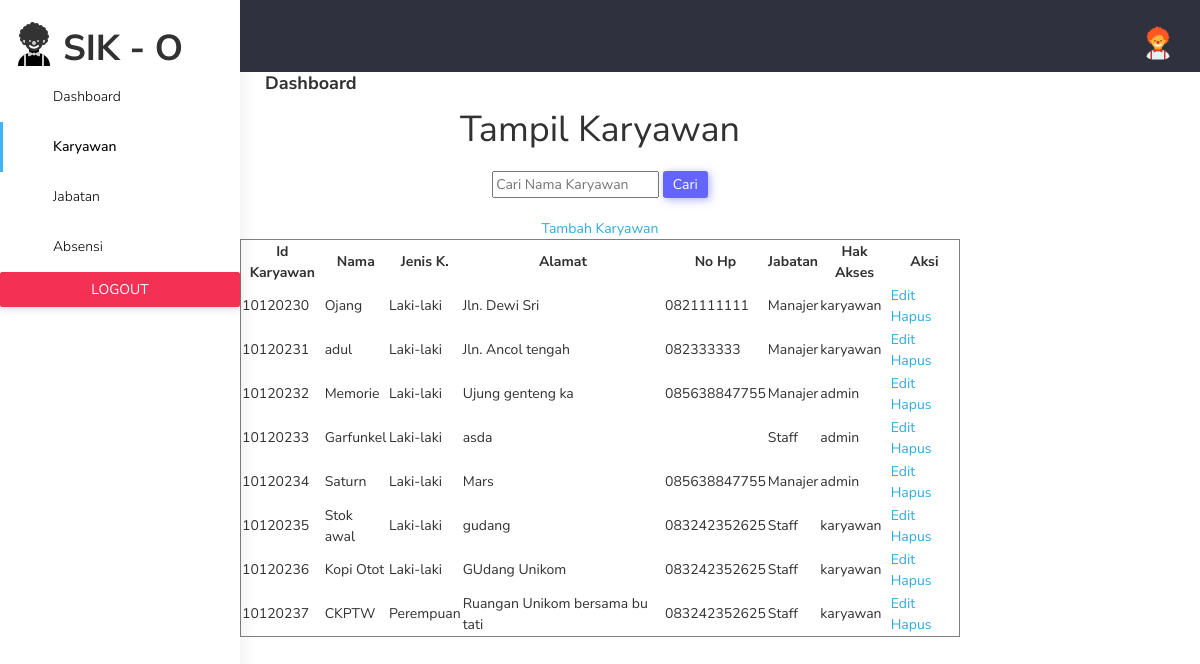
Page /karyawan.php on the committed database.
### tables this page shows
CREATE TABLE `karyawan` (
  `id_karyawan` varchar(13) NOT NULL,
  `nama` varchar(50) NOT NULL,
  `jk` enum('Laki-laki','Perempuan') NOT NULL,
  `alamat` text NOT NULL,
  `no_hp` varchar(13) NOT NULL,
  `pass` varchar(100) NOT NULL,
  `kd_jabatan` varchar(10) NOT NULL,
  `id_pengguna` int(3) NOT NULL
);

CREATE TABLE `jabatan` (
  `kd_jabatan` varchar(10) NOT NULL,
  `nama_jabatan` varchar(50) NOT NULL,
  `jadwal_masuk` time NOT NULL,
  `jadwal_keluar` time NOT NULL
);

CREATE TABLE `pengguna` (
  `id_pengguna` int(1) NOT NULL,
  `nama_pengguna` varchar(50) NOT NULL
);

### karyawan.php (the view, shortened to what this page needs)
<?php
    include_once('functions.php');
?>
<!DOCTYPE html>
<html lang="en">
<head>
    <link href="plugins/bower_components/chartist/dist/chartist.min.css" rel="stylesheet">
    <link rel="stylesheet" href="plugins/bower_components/chartist-plugin-tooltips/dist/chartist-plugin-tooltip.css">
    <link href="css/style.min.css" rel="stylesheet">
</head>
<body>
        <?= tbSb($_SESSION["nama"])?>
    <center>
    <h1>Tampil Karyawan</h1>
    <?= searchBar('karyawan','Nama Karyawan');?>
    <a href="tambah_karyawan.php">Tambah Karyawan</a>
    <table border='1' width="60%">
        <tr align="center">
            <th>Id Karyawan</th>
            <th>Nama</th>
            <th>Jenis K.</th>
            <th>Alamat</th>
            <th>No Hp</th>
            <th>Jabatan</th>
            <th>Hak Akses</th>
            <th>Aksi</th>
        </tr>
        <?php
        if(isset($_POST["submit"])) {
            $db = dbConnect();
            if($db->connect_errno==0) {
                $cari = $db->escape_string($_POST["search_name"]);
                $res = $db->query("SELECT * FROM karyawan JOIN jabatan ON karyawan.kd_jabatan=jabatan.kd_jabatan JOIN pengguna ON karyawan.id_pengguna=pengguna.id_pengguna
                                    WHERE karyawan.nama LIKE '%$cari%'");
                $data = $res->fetch_all(MYSQLI_ASSOC);
                if($res->num_rows>0) {
                    foreach($data as $barisData) {
                    ?>
                        <tr>
                            <center>
                            <td><?= $barisData["id_karyawan"]?></td>
                            <td><?= $barisData["nama"]?></td>
                            <td><?= $barisData["jk"]?></td>
                            <td><?= $barisData["alamat"]?></td>
                            <td><?= $barisData["no_hp"]?></td>
                            <td><?= $barisData["nama_jabatan"]?></td>
                            <td><?= $barisData["nama_pengguna"]?></td>
                            </center>
                            <td>
                                <center>
                                    <a href="edit_karyawan.php?id_karyawan=<?= $barisData['id_karyawan']?>">Edit</a> ||
                                    <a href="karyawan.php?id_karyawan_hapus=<?= $barisData['id_karyawan']?>">Hapus</a>
                                </center>
                            </td>
                        </tr>
                    <?php
                    }
                } else {
                 ?>
                    <h2>Nama '<?=$cari?>' Tidak Ditemukan</h2>
                <?php
                }
            } else {
                echo "Koneksi Error ".(DEVELOPMENT ? $db->connect_errno. " : " .$db->connect_error : "");
            }
        } else {
            if($data = getListKaryawan()) {
                foreach($data as $barisData) {
                ?>
                    <tr>
                        <td><?= $barisData["id_karyawan"]?></td>
                        <td><?= $barisData["nama"]?></td>
                        <td><?= $barisData["jk"]?></td>
                        <td><?= $barisData["alamat"]?></td>
                        <td><?= $barisData["no_hp"]?></td>
                        <td><?= $barisData["nama_jabatan"]?></td>
                        <td><?= $barisData["nama_pengguna"]?></td>
                        <td>
                            <a href="edit_karyawan.php?id_karyawan=<?= $barisData["id_karyawan"]?>">Edit</a>
                            <a href="karyawan.php?id_karyawan_hapus=<?= $barisData["id_karyawan"]?>">Hapus</a>
                        </td>
                    </tr>
                <?php
                }
            } else {
                echo messeji("","Tabel Karyawan Masih Kosong","info");
            }
        }
                        ?>
    </table>
</body>
</html>

### functions.php (shortened to what this page needs)
<?php
function dbConnect(){
	$db=new mysqli("localhost","root","","basdat2");
	return $db;
}
function getListKaryawan(){
	$db=dbConnect();
	if($db->connect_errno==0){
        $res=$db->query("SELECT k.id_karyawan,k.nama,k.jk,k.alamat,k.no_hp,
        j.nama_jabatan,p.nama_pengguna
        FROM karyawan k JOIN jabatan j
        ON k.kd_jabatan = j.kd_jabatan
        JOIN pengguna p
        ON k.id_pengguna = p.id_pengguna ORDER BY id_karyawan ASC");
		if($res){
			if($res->num_rows>0){
				$data=$res->fetch_all(MYSQLI_ASSOC);
				return $data;
			}
			else
				return FALSE;
		}
		else
			return FALSE;
	}
	else
		return FALSE;
}
	?>
	<?php
function searchBar($namaFile,$namaKolom) {
	?>
	<form action="<?=$namaFile?>.php" method="post" style="margin:20px">
		<center>
			<input type="text" name="search_name" placeholder="Cari <?=$namaKolom?>">
			<input type="submit" name="submit" value="Cari" style="background-color:rgba(100,100,255,1);color:white;
																padding:3px 10px;box-shadow:2px 2px 8px rgba(100,100,255,0.5);
																border:0px;border-radius:3px">
		</center>
	</form>
	<?php
}
function tbSb($nama) {
	?>
<div id="main-wrapper" data-layout="vertical" data-navbarbg="skin5" data-sidebartype="full"
        data-sidebar-position="absolute" data-header-position="absolute" data-boxed-layout="full">
        <header class="topbar" data-navbarbg="skin5">
            <nav class="navbar top-navbar navbar-expand-md navbar-dark">
                <div class="navbar-header" data-logobg="skin6">
                    <a class="navbar-brand" href="dashboard_admin.php">
                        <b class="logo-icon">
                            <img src="plugins/images/icons8-clown-48.png" alt="SIK - O">
                        </b>
                        <span class="logo-dark mt-4">
                            <span class="h1 fw-bold mb-0 text-dark">SIK - O</span>
                        </span>
                    </a>
                </div>
                <div class="navbar-collapse collapse" id="navbarSupportedContent" data-navbarbg="skin5">
                    <ul class="navbar-nav ms-auto d-flex align-items-center">
                        <li>
                        <a class="profile-pic" href="#">
                                <img src="plugins/images/logo_profil.png" alt="user-img" width="36"
                                    class="img-circle"><span class="text-white font-medium"><?=$nama?></span></a>
                        </li>
                    </ul>
                </div>
            </nav>
        </header>
<aside class="left-sidebar" data-sidebarbg="skin6">
            <div class="scroll-sidebar">
                <nav class="sidebar-nav">
                    <ul id="sidebarnav">
                        <li class="sidebar-item pt-2">
                            <a class="sidebar-link waves-effect waves-dark sidebar-link" href="dashboard_admin.php"
                                aria-expanded="false">
                                <i class="far fa-clock" aria-hidden="true"></i>
                                <span class="hide-menu">Dashboard</span>
                            </a>
                        </li>
                        <li class="sidebar-item">
                            <a class="sidebar-link waves-effect waves-dark sidebar-link" href="karyawan.php"
                                aria-expanded="false">
                                <i class="fa fa-user" aria-hidden="true"></i>
                                <span class="hide-menu">Karyawan</span>
                            </a>
                        </li>
                        <li class="sidebar-item">
                            <a class="sidebar-link waves-effect waves-dark sidebar-link" href="jabatan.php"
                                aria-expanded="false">
                                <i class="fa fa-table" aria-hidden="true"></i>
                                <span class="hide-menu">Jabatan</span>
                            </a>
                        </li>
                        <li class="sidebar-item">
                            <a class="sidebar-link waves-effect waves-dark sidebar-link" href="absensi.php"
                                aria-expanded="false">
                                <i class="fa fa-font" aria-hidden="true"></i>
                                <span class="hide-menu">Absensi</span>
                            </a>
                        </li>
                        <li class="text-center p-20 upgrade-btn">
                            <a href="logout.php"
                                class="btn d-grid btn-danger text-white" target="_blank">
                                LOGOUT</a>
                        </li>
                    </ul>
                </nav>
            </div>
        </aside>
        <div class="page-wrapper">
            <div class="page-breadcrumb bg-white">
                <div class="row align-items-center">
                    <div class="col-lg-3 col-md-4 col-sm-4 col-xs-12">
                        <h4 class="page-title">Dashboard</h4>
                    </div>
                </div>
            </div>
    </div>
	<?php
}
    ?>

### karyawan.php (style rules this page uses)
span { color:black; }

### rows in the picture
karyawan: id_karyawan "10120230", nama "Ojang", jk "Laki-laki", alamat "Jln. Dewi Sri", no_hp "0821111111", kd_jabatan.nama_jabatan "Manajer", id_pengguna.nama_pengguna "karyawan"
karyawan: id_karyawan "10120231", nama "adul", jk "Laki-laki", alamat "Jln. Ancol tengah", no_hp "082333333", kd_jabatan.nama_jabatan "Manajer", id_pengguna.nama_pengguna "karyawan"
karyawan: id_karyawan "10120232", nama "Memorie", jk "Laki-laki", alamat "Ujung genteng ka", no_hp "085638847755", kd_jabatan.nama_jabatan "Manajer", id_pengguna.nama_pengguna "admin"
karyawan: id_karyawan "10120233", nama "Garfunkel", jk "Laki-laki", alamat "asda", kd_jabatan.nama_jabatan "Staff", id_pengguna.nama_pengguna "admin"
karyawan: id_karyawan "10120234", nama "Saturn", jk "Laki-laki", alamat "Mars", no_hp "085638847755", kd_jabatan.nama_jabatan "Manajer", id_pengguna.nama_pengguna "admin"
karyawan: id_karyawan "10120235", nama "Stok awal", jk "Laki-laki", alamat "gudang", no_hp "083242352625", kd_jabatan.nama_jabatan "Staff", id_pengguna.nama_pengguna "karyawan"
karyawan: id_karyawan "10120236", nama "Kopi Otot", jk "Laki-laki", alamat "GUdang Unikom", no_hp "083242352625", kd_jabatan.nama_jabatan "Staff", id_pengguna.nama_pengguna "karyawan"
karyawan: id_karyawan "10120237", nama "CKPTW", jk "Perempuan", alamat "Ruangan Unikom bersama bu tati", no_hp "083242352625", kd_jabatan.nama_jabatan "Staff", id_pengguna.nama_pengguna "karyawan"
